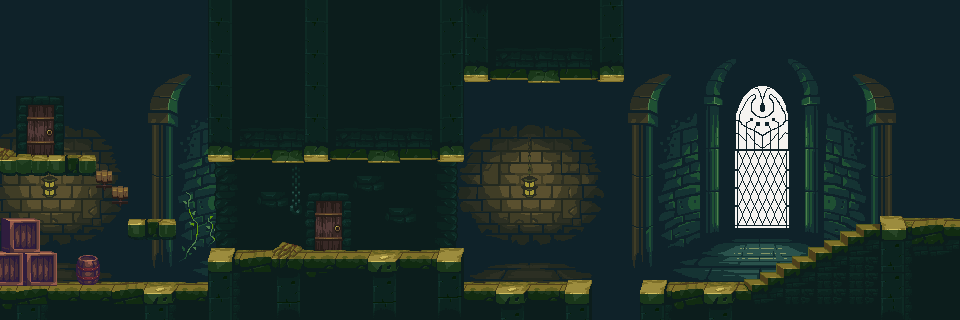

This is a level from a 2D game, rendered from its Tiled map with the project's own tilesets. A one-line summary and the map file follow, with tile-layer data summarised:
An orthogonal 60x20 tile map with 16x16 px tiles, 5 tile layers (Background, Wall, Ground - back, Ground - upper, ...), 4 tilesets and 30 objects.

<map version="1.0" tiledversion="1.1.6" orientation="orthogonal" renderorder="right-down" width="60" height="20" tilewidth="16" tileheight="16" infinite="0" nextobjectid="81">
 <properties>
  <property name="backgroundMusic" value="Sfx/Environment/water_dripping.mp3" />
  <property name="brightness" type="float" value="0.8" />
 </properties>
 <tileset firstgid="1" name="GothicVaniaTown" tilewidth="16" tileheight="16" tilecount="3111" columns="61">
  <image source="Resources/GothicVania-town-files/GothicVaniaTown.png" width="991" height="830" />
 </tileset>
 <tileset firstgid="3112" name="old-dark-castle-interior-tileset" tilewidth="16" tileheight="16" tilecount="780" columns="52">
  <image source="Resources/ gothicvania patreon collection/Old-dark-Castle-tileset-Files/PNG/old-dark-castle-interior-tileset.png" width="832" height="240" />
 </tileset>
 <tileset firstgid="3892" name="old-dark-castle-interior-background" tilewidth="16" tileheight="16" tilecount="1140" columns="60">
  <image source="Resources/ gothicvania patreon collection/Old-dark-Castle-tileset-Files/PNG/old-dark-castle-interior-background.png" width="960" height="304" />
 </tileset>
 <tileset firstgid="5032" name="starting-point-background" tilewidth="16" tileheight="16" tilecount="1140" columns="60">
  <image source="Resources/ gothicvania patreon collection/Old-dark-Castle-tileset-Files/PNG/starting-point-background.png" width="960" height="304" />
 </tileset>
 <objectgroup name="Ground">
  <object id="41" x="0" y="288">
   <polyline points="0,0 208,0" />
  </object>
  <object id="42" x="208" y="256">
   <polyline points="0,0 256,0" />
  </object>
  <object id="43" x="464" y="288">
   <polyline points="0,0 128,0" />
  </object>
  <object id="44" x="641" y="288">
   <polyline points="0,0 95,0 239,-64 319,-64" />
  </object>
  <object id="50" x="0" y="157.5">
   <polyline points="0,0 96,0" />
  </object>
  <object id="51" x="96" y="176">
   <polyline points="0,0 16,0" />
  </object>
  <object id="52" x="112.5" y="191.5">
   <polyline points="-0.5,0.5 15.5,0.5" />
  </object>
 </objectgroup>
 <objectgroup name="Platform">
  <object id="3" x="5.5" y="220.5" width="32" height="1.66667" />
  <object id="7" x="0.666667" y="253" width="58.3333" height="1.16667" />
  <object id="14" x="128.25" y="221.5" width="48" height="1.16667" />
 </objectgroup>
 <objectgroup name="Wall">
  <object id="28" x="208" y="0">
   <polyline points="0,0 0,160 256,160 256,80 416,80 416,0" />
  </object>
  <object id="31" x="960" y="320">
   <polyline points="0,0 0,-320" />
  </object>
  <object id="45" x="0" y="320">
   <polyline points="0,0 0,-320" />
  </object>
  <object id="46" x="208" y="288">
   <polyline points="0,0 0,-32" />
  </object>
  <object id="47" x="464" y="288">
   <polyline points="0,0 0,-32" />
  </object>
  <object id="48" x="592" y="288">
   <polyline points="0,0 0,32" />
  </object>
  <object id="49" x="640" y="288">
   <polyline points="0,0 0,32" />
  </object>
  <object id="55" x="96.3333" y="142.333">
   <polyline points="-0.3333,17.667 -0.3333,33.667 -96.3333,33.667" />
  </object>
  <object id="56" x="96" y="173.333">
   <polyline points="0,0 0,16 16,16 16,2.667" />
  </object>
  <object id="57" x="112.333" y="189.667">
   <polyline points="0,0 0,16 16,16 15.667,2.333" />
  </object>
 </objectgroup>
 <objectgroup name="CliffMarker">
  <object id="37" x="575.879" y="281.667">
   <polyline points="0,0 0,7.09091" />
  </object>
  <object id="38" x="655.969" y="282.696">
   <polyline points="0,0 0,6.72727" />
  </object>
  <object id="59" x="111.091" y="280.878">
   <polyline points="0,0 0,7.09091" />
  </object>
 </objectgroup>
 <objectgroup name="Portal">
  <object id="75" x="36.5" y="124.833" width="7" height="27.6667">
   <properties>
    <property name="targetMap" value="Map/village.tmx" />
    <property name="targetPortalID" type="int" value="0" />
   </properties>
  </object>
  <object id="80" x="325.167" y="221.5" width="7" height="27.6667">
   <properties>
    <property name="targetMap" value="Map/village.tmx" />
    <property name="targetPortalID" type="int" value="0" />
   </properties>
  </object>
 </objectgroup>
 <objectgroup name="LightSource">
  <object id="70" x="47.3333" y="182" width="3" height="3.33333" />
  <object id="71" x="528" y="183.667" width="3.33333" height="4" />
 </objectgroup>
 <objectgroup name="Player">
  <object id="64" x="32" y="128.333" width="16" height="15.3333" />
 </objectgroup>
 <objectgroup name="NPCS">
  <object id="66" x="336.333" y="224.333" width="15.6667" height="15.3333">
   <properties>
    <property name="name" value="Castle Guard" />
   </properties>
  </object>
  <object id="67" x="512.667" y="257.333" width="15" height="14.6667">
   <properties>
    <property name="name" value="Castle Guard" />
   </properties>
  </object>
 </objectgroup>
 <layer name="Background" width="60" height="20">
  <data>[1200 cells, 1200 non-empty, 1142 distinct tile ids]</data>
 </layer>
 <layer name="Wall" width="60" height="20">
  <data>[1200 cells, 108 non-empty, 28 distinct tile ids]</data>
 </layer>
 <layer name="Ground - back" width="60" height="20">
  <data>[1200 cells, 141 non-empty, 56 distinct tile ids]</data>
 </layer>
 <layer name="Ground - upper" width="60" height="20">
  <data>[1200 cells, 359 non-empty, 113 distinct tile ids]</data>
 </layer>
 <layer name="Objects" width="60" height="20">
  <data>[1200 cells, 29 non-empty, 29 distinct tile ids]</data>
 </layer>
</map>
